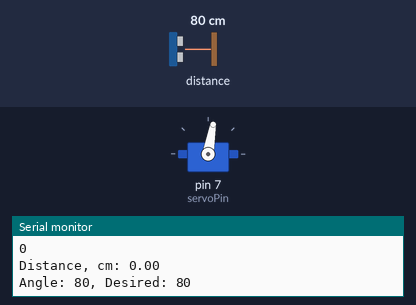
The sketch below on a simulated Arduino Uno, built with avr-gcc and run on an emulated ATmega328P. Shown: servo, the last lines printed to the serial monitor. The inputs (shaded band) are chosen by the test bench; at power-on: distance to the obstacle 80 cm. The echo pulse lasts 58.3 µs per cm.

Above: at 1.2 s.
1.3 s: distance to the obstacle set to 35 cm
4.3 s: distance to the obstacle set to 29 cm
At 5.11 s:
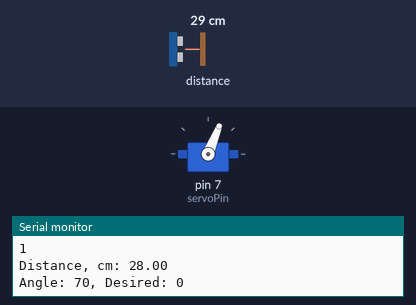
At 5.65 s:
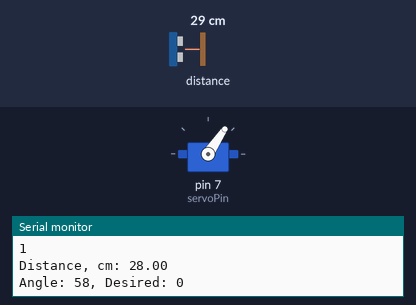
7.3 s: distance to the obstacle set to 12 cm
At 8.9 s:
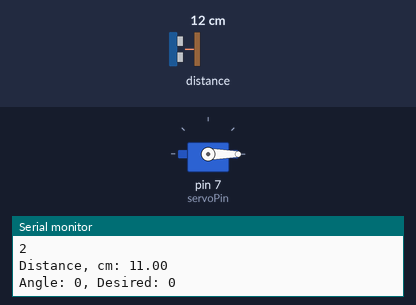
10.3 s: distance to the obstacle set to 9 cm
Timing chart, 0 to 12.8 s (numbered marks = the images above; inputs shaded):
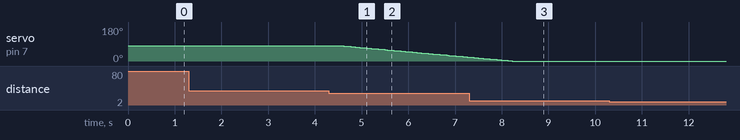

Measured:
- the behaviour switches between 32 and 31 cm on distance to the obstacle (found by bisection; images 0 and 1)
- after the input at 4.3 s, servo on pin 7 (servoPin): moves from 80° to 21° over 2.6 s, starting after 0.32 s

The sketch:

barrier.ino
```cpp
#include "barrier.h"
#include "trainDetector.h"

#define CLOSE_NO_TRAIN 0
#define UP_TRAIN_DETECT 1
#define OPEN_TRAIN_DETECT 2
#define OPEN_WAIT_NO_TRAIN 3
#define DOWN_NO_TRAIN 4
#define WAIT_TIMEOUT (6 * 1000)

#define ANGLE_OPEN 0
#define ANGLE_CLOSED 80

const int echoPin = 0;
const int trigPin = 1;
const int servoPin = 7;

// state machine
long waitStarted = 0;
int state = CLOSE_NO_TRAIN;

Barrier barrier(servoPin, ANGLE_CLOSED);
TrainDetector trainDetector(trigPin, echoPin);

void setup() {
  Serial.begin(9600); // Starts the serial communication
}

void setUpTrainDetectState() {
  state = UP_TRAIN_DETECT;
  barrier.setAngle(ANGLE_OPEN);
}

void loop() {
  boolean isTrainDetected = trainDetector.detectTrain();
  switch (state) {
    case CLOSE_NO_TRAIN:
      if (isTrainDetected) {
        setUpTrainDetectState();
      }
      break;
    case UP_TRAIN_DETECT:
      if (barrier.getAngle() == ANGLE_OPEN) {
        state = OPEN_TRAIN_DETECT;
      }
      break;
    case OPEN_TRAIN_DETECT:
      if (!isTrainDetected) {
        state = OPEN_WAIT_NO_TRAIN;
        waitStarted = millis();
      }
      break;
    case OPEN_WAIT_NO_TRAIN:
      if (isTrainDetected) {
        setUpTrainDetectState();
      }
      else if (millis() - waitStarted > WAIT_TIMEOUT) {
        barrier.setAngle(ANGLE_CLOSED);
        state = DOWN_NO_TRAIN;
      }
      break;
    case DOWN_NO_TRAIN:
      if (isTrainDetected) {
        setUpTrainDetectState();
      }
      else if (barrier.getAngle() == ANGLE_CLOSED) {
        state = CLOSE_NO_TRAIN;
      }
      break;
    default:
      break;
  }

  barrier.updateAngleTrig();
  Serial.println(state);
}
```

barrier.h
```cpp
#include <Servo.h>

class Barrier
{
  const int barrierDegPerSec = 22;

  Servo servo;
  // servo-related vars
  long desiredAngle = 0;
  long originalAngle = 0;
  long angleRequestedAt = 0;
  long angle = 0;

public:
  Barrier(int servoPin, int initialAngle)
  {
    servo.attach(servoPin);
    servo.write(initialAngle);

    angle = initialAngle;
    setAngle(initialAngle);
  }

  void setAngle(int desiredAngleLocal) {
    originalAngle = angle;
    desiredAngle = desiredAngleLocal;
    angleRequestedAt = millis();
  }

  void updateAngleTrig() {
    Serial.print("Angle: ");
    Serial.print(angle);
    Serial.print(", Desired: ");
    Serial.println(desiredAngle);
    if (angle != desiredAngle) {
      long elapsed = millis() - angleRequestedAt;
      long sign = originalAngle > desiredAngle ? -1 : +1;
      angle = sign * elapsed * barrierDegPerSec / 1000 + originalAngle;
      long minRange = min(originalAngle, desiredAngle);
      long maxRange = max(originalAngle, desiredAngle);
      angle = max(min(angle, maxRange), minRange);
      servo.write(angle);
    }
  }

  long getAngle() {
    return angle;
  }
};
```

trainDetector.h
```cpp
#define PULSE_TIMEOUT_US (4 * 1000)
#define TIMER_INTERVAL_UNKNOWN_UNITS 5
#define SPEED_OF_SOUND_CM_PER_US 0.034
#define N 5

class TrainDetector {
  boolean lastDetectValue = false;
  float buffer[N];
  int bufferIndex = 0;
  int trigPin;
  int echoPin;

public:
  TrainDetector(int trigPin_, int echoPin_) {
    trigPin = trigPin_;
    echoPin = echoPin_;

    pinMode(trigPin, OUTPUT); // Sets the trigPin as an Output
    pinMode(echoPin, INPUT); // Sets the echoPin as an Input

    for (int i = 0; i < N; i++) {
      buffer[i] = 0;
    }
  }

  boolean detectTrain() {
    int count = 0;
    float cumul = 0;
    for (int i = 0; i < 10; i++) {
      // Clears the trigPin
      digitalWrite(trigPin, LOW);
      delayMicroseconds(2);
      // Sets the trigPin on HIGH state for 10 micro seconds
      digitalWrite(trigPin, HIGH);
      delayMicroseconds(10);
      digitalWrite(trigPin, LOW);
      //delayMicroseconds(2);
      // Reads the echoPin, returns the sound wave travel time in microseconds
      long duration = pulseIn(echoPin, HIGH, PULSE_TIMEOUT_US);
      // Calculating the distance
      long distance = duration * SPEED_OF_SOUND_CM_PER_US / 2;
      if (distance > 5 && distance < 60) {
        count++;
        cumul += distance;
      }
    }

    float averaged = count > 0 ? cumul / count : 0;
    averaged = averaged > 30 ? 0 : averaged;
    buffer[bufferIndex] = averaged;
    bufferIndex++;
    bufferIndex = bufferIndex % N;

    bool allZeros = true;
    bool allNonZeros = true;
    for (int i = 0; i < N; i++) {
      allZeros &= buffer[i] == 0;
      allNonZeros &= buffer[i] != 0;
    }
    if (allZeros) {
      lastDetectValue = false;
    }
    if (allNonZeros) {
      lastDetectValue = true;
    }
    // Prints the distance on the Serial Monitor
    Serial.print("Distance, cm: ");
    Serial.println(averaged);

    return lastDetectValue;
  }
};
```
